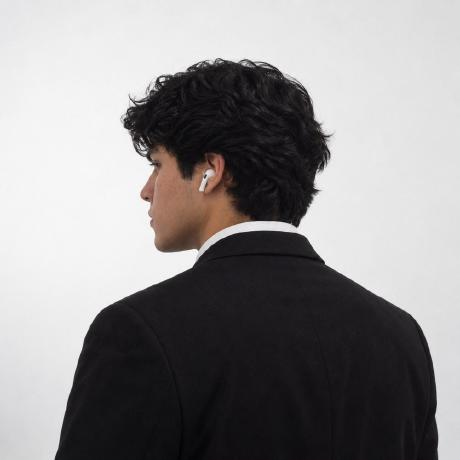
#> input picture source-photo.jpg, 460 x 460 px
$ python prep_photo.py
#> lines starting #> are read from the running program, lines starting #| are printed output that depends on the picture
#!/usr/bin/env python3
"""Prepare the profile avatar as a high-contrast grayscale source image."""
from pathlib import Path
import sys

from PIL import Image, ImageEnhance, ImageOps

ROOT = Path(__file__).resolve().parent.parent
source = Path(sys.argv[1]) if len(sys.argv) > 1 else ROOT / "source-photo.jpg"
target = Path(sys.argv[2]) if len(sys.argv) > 2 else ROOT / "source-prepped.png"

image = Image.open(source).convert("RGB")
#> image is the input picture: PIL image 460x460 RGB; mean R, G, B 143.7, 141.6, 142.2
image = ImageOps.fit(image, (512, 512), method=Image.Resampling.LANCZOS, centering=(0.5, 0.5))
#> image: PIL image 512x512 RGB
gray = ImageOps.grayscale(image)
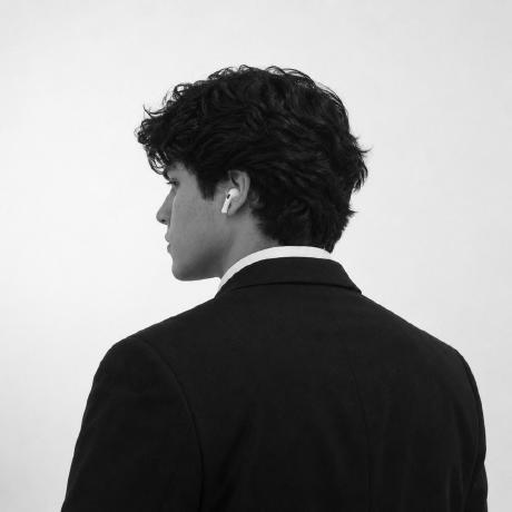
#> gray: PIL image 512x512 L; min 2, max 255, mean 142.3
# The avatar already has a light backdrop. Push near-white pixels to white so
# they disappear into the empty end of the ASCII density ramp.
gray = ImageEnhance.Contrast(gray).enhance(1.55)
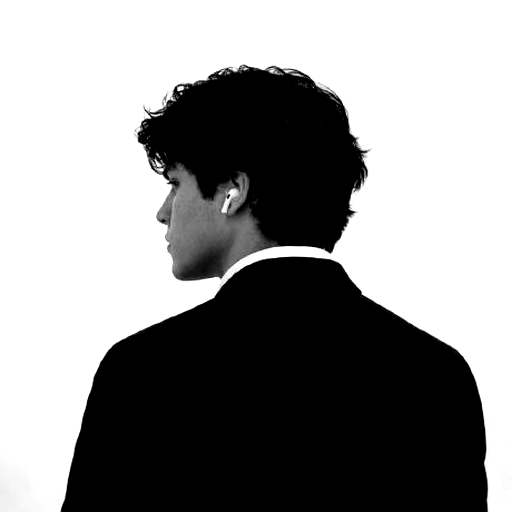
#> gray: PIL image 512x512 L; min 0, max 255, mean 143.7
gray = gray.point(lambda value: 255 if value >= 226 else value)
gray.save(target)
print(f"wrote {target}")
